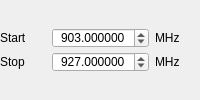
                <widget class="QWidget" name="pageFrqCenterMode">
                 <layout class="QVBoxLayout" name="verticalLayout_14">
                  <property name="leftMargin">
                   <number>0</number>
                  </property>
                  <property name="topMargin">
                   <number>0</number>
                  </property>
                  <property name="rightMargin">
                   <number>0</number>
                  </property>
                  <property name="bottomMargin">
                   <number>0</number>
                  </property>
                  <item>
                   <layout class="QGridLayout" name="gridLayout_2">
                    <property name="verticalSpacing">
                     <number>4</number>
                    </property>
                    <item row="0" column="0">
                     <widget class="QLabel" name="label_11">
                      <property name="text">
                       <string>Start</string>
                      </property>
                     </widget>
                    </item>
                    <item row="0" column="1">
                     <widget class="QDoubleSpinBox" name="spFrqStartValue">
                      <property name="minimumSize">
                       <size>
                        <width>97</width>
                        <height>20</height>
                       </size>
                      </property>
                      <property name="maximumSize">
                       <size>
                        <width>97</width>
                        <height>20</height>
                       </size>
                      </property>
                      <property name="frame">
                       <bool>true</bool>
                      </property>
                      <property name="alignment">
                       <set>Qt::AlignCenter</set>
                      </property>
                      <property name="correctionMode">
                       <enum>QAbstractSpinBox::CorrectToNearestValue</enum>
                      </property>
                      <property name="decimals">
                       <number>6</number>
                      </property>
                      <property name="minimum">
                       <double>861.000000000000000</double>
                      </property>
                      <property name="maximum">
                       <double>1030.000000000000000</double>
                      </property>
                      <property name="value">
                       <double>903.000000000000000</double>
                      </property>
                     </widget>
                    </item>
                    <item row="0" column="2">
                     <widget class="QLabel" name="label_12">
                      <property name="text">
                       <string>MHz</string>
                      </property>
                     </widget>
                    </item>
                    <item row="1" column="0">
                     <widget class="QLabel" name="label_13">
                      <property name="text">
                       <string>Stop</string>
                      </property>
                     </widget>
                    </item>
                    <item row="1" column="2">
                     <widget class="QLabel" name="label_14">
                      <property name="text">
                       <string>MHz</string>
                      </property>
                     </widget>
                    </item>
                    <item row="1" column="1">
                     <widget class="QDoubleSpinBox" name="spFrqStopValue">
                      <property name="minimumSize">
                       <size>
                        <width>97</width>
                        <height>20</height>
                       </size>
                      </property>
                      <property name="maximumSize">
                       <size>
                        <width>97</width>
                        <height>20</height>
                       </size>
                      </property>
                      <property name="alignment">
                       <set>Qt::AlignCenter</set>
                      </property>
                      <property name="correctionMode">
                       <enum>QAbstractSpinBox::CorrectToNearestValue</enum>
                      </property>
                      <property name="decimals">
                       <number>6</number>
                      </property>
                      <property name="minimum">
                       <double>885.000000000000000</double>
                      </property>
                      <property name="maximum">
                       <double>1054.000000000000000</double>
                      </property>
                      <property name="value">
                       <double>927.000000000000000</double>
                      </property>
                     </widget>
                    </item>
                   </layout>
                  </item>
                 </layout>
                </widget>
